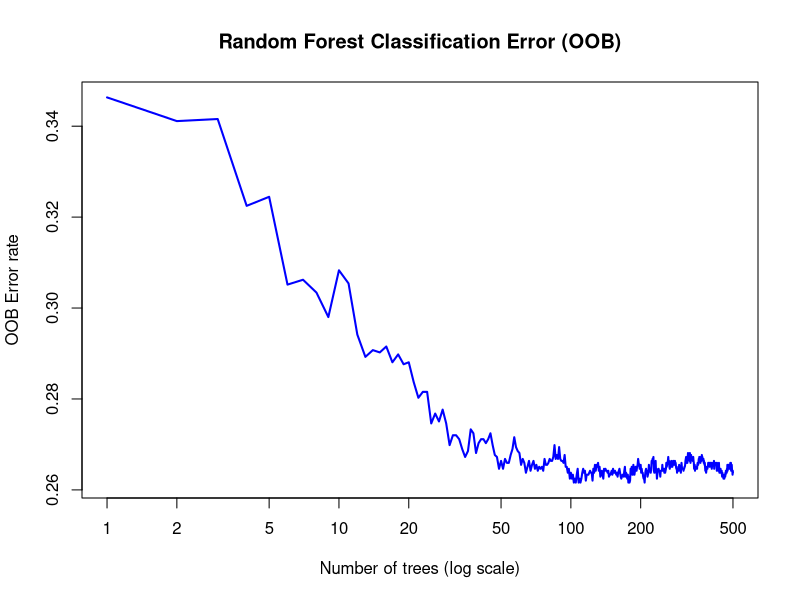

Here is the R script that generated this plot: (Note: this script raises an error after producing the figure.)
#libraries
library(randomForest)

#loading the data 
data <- read.csv("data/processed/df_final.csv")

#looking at the data in a descriptive way
summary(data)
str(data)

#making a binary factor out of binary variables stored as integer
data$female <- factor(data$female, levels = c(0,1), labels = c("male","female"))
data$urban <- factor(data$urban, levels = c(0,1), labels = c("rural","urban"))
data$employed <- factor(data$employed, levels = c(0,1), labels = c("unemployed","employed"))
data$rec_gov_transfer <- factor(data$rec_gov_transfer, levels = c(0,1), labels = c("No","Yes"))
data$rec_gov_pension <- factor(data$rec_gov_pension, levels = c(0,1), labels = c("No","Yes"))
data$rec_agri_payment <- factor(data$rec_agri_payment, levels = c(0,1), labels = c("No","Yes"))
data$paid_ut_bill <- factor(data$paid_ut_bill, levels = c(0,1), labels = c("No","Yes"))
data$internetaccess <- factor(data$internetaccess, levels = c(0,1), labels = c("No","Yes"))
data$mobileowner <- factor(data$mobileowner, levels = c(0,1), labels = c("No","Yes"))
data$has_debit_card <- factor(data$has_debit_card, levels = c(0,1), labels = c("No","Yes"))

#making ordinary factors out of factors stored as integer (ordered = TRUE because there is a logical order)
data$educ <- factor(data$educ, levels = c(1,2,3), labels = c("primary_or_less","secondary","tertiary_or_more"), ordered = TRUE)
data$income_q <- factor(data$income_q, level = c(1,2,3,4,5), labels = c("poorest_20","second_20","middle_20","fourth_20","richest_20"), ordered = TRUE)

################################################################################
#only full data
################################################################################

#using only full data
data_clean <- na.omit(data)

#starting a default random forest (500)
set.seed(67)

rf_default_500 <- randomForest( has_debit_card ~ ., data= data_clean, importance=TRUE, keep.forest = TRUE, keep.inbag = TRUE, ntree=500)

print(rf_default_500)

#error rate plot
plot(1:nrow(rf_default_500$err.rate), rf_default_500$err.rate[,"OOB"], 
     type="l", lwd=2, col="blue", log="x",
     xlab="Number of trees (log scale)", 
     ylab="OOB Error rate",
     main="Random Forest Classification Error (OOB)")

# looking at at bigger random forest to see when it stabilizes (5000)

set.seed(67)

rf_default_5000 <- randomForest( has_debit_card ~ ., data= data_clean, importance=TRUE, keep.forest = TRUE, keep.inbag = TRUE, ntree=5000)

print(rf_default_5000)

#error rate plot
plot(1:nrow(rf_default_5000$err.rate), rf_default_5000$err.rate[,"OOB"], 
     type="l", lwd=2, col="blue", log="x",
     xlab="Number of trees (log scale)", 
     ylab="OOB Error rate",
     main="Random Forest Classification Error (OOB)")

# error rate plot (detailed)
matplot(1:nrow(rf_default_5000$err.rate), rf_default_5000$err.rate, 
        type = "l", lty = 1, lwd = 2, col = c("blue", "red", "darkgreen"),
        log = "x",
        xlab = "Number of trees (log scale)", 
        ylab = "Error rate",
        main = "Random Forest OOB Error by Class")

legend("topright", legend = colnames(rf_default_5000$err.rate),
       col = c("blue", "red", "darkgreen"), lty = 1, lwd = 2)
